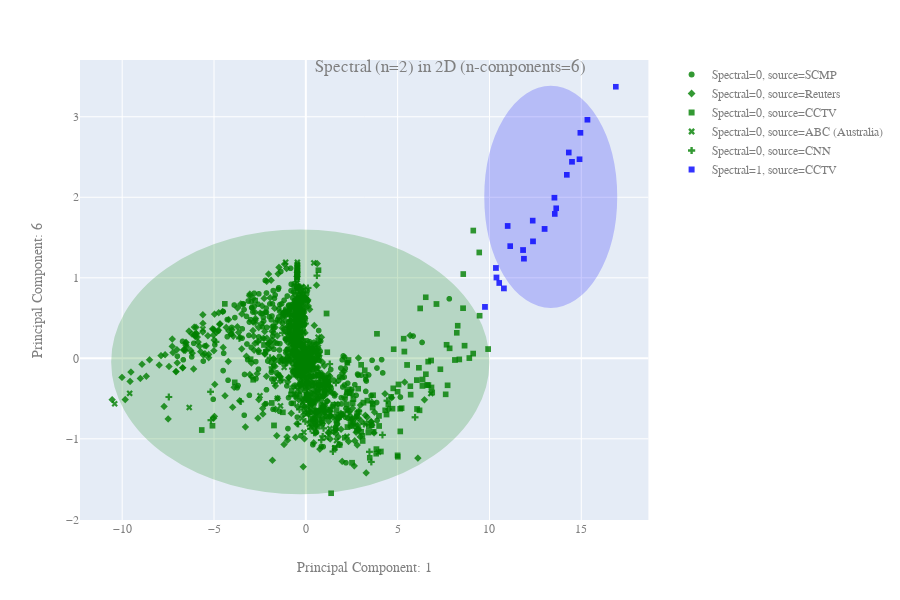

Here is the notebook cell this chart was saved with:
### Code cell
two_d('Spectral', components=['pc1', 'pc6'])

### Figure 1 — Plotly figure (JSON) as saved in the notebook; plotly's stock layout.template omitted (floating-point values rounded to 4 significant figures; data arrays with more than 128 entries replaced by an {"elided": "..."} marker saying what was removed)
{"data": [{"customdata": {"elided": "542x2 str values"}, "hoverlabel": {"namelength": 0}, "hovertemplate": "<b>%{hovertext}</b><br><br>Spectral=%{customdata[0]}<br>source=SCMP<br>pc1=%{x}<br>pc6=%{y}<br>date=%{customdata[1]}", "hovertext": {"elided": "542 str values"}, "legendgroup": "Spectral=0, source=SCMP", "marker": {"color": "green", "opacity": 0.8, "symbol": "circle"}, "mode": "markers", "name": "Spectral=0, source=SCMP", "showlegend": true, "type": "scattergl", "x": {"elided": "542 float values"}, "xaxis": "x", "y": {"elided": "542 float values"}, "yaxis": "y"}, {"customdata": {"elided": "434x2 str values"}, "hoverlabel": {"namelength": 0}, "hovertemplate": "<b>%{hovertext}</b><br><br>Spectral=%{customdata[0]}<br>source=Reuters<br>pc1=%{x}<br>pc6=%{y}<br>date=%{customdata[1]}", "hovertext": {"elided": "434 str values"}, "legendgroup": "Spectral=0, source=Reuters", "marker": {"color": "green", "opacity": 0.8, "symbol": "diamond"}, "mode": "markers", "name": "Spectral=0, source=Reuters", "showlegend": true, "type": "scattergl", "x": {"elided": "434 float values"}, "xaxis": "x", "y": {"elided": "434 float values"}, "yaxis": "y"}, {"customdata": {"elided": "160x2 str values"}, "hoverlabel": {"namelength": 0}, "hovertemplate": "<b>%{hovertext}</b><br><br>Spectral=%{customdata[0]}<br>source=CCTV<br>pc1=%{x}<br>pc6=%{y}<br>date=%{customdata[1]}", "hovertext": {"elided": "160 str values"}, "legendgroup": "Spectral=0, source=CCTV", "marker": {"color": "green", "opacity": 0.8, "symbol": "square"}, "mode": "markers", "name": "Spectral=0, source=CCTV", "showlegend": true, "type": "scattergl", "x": {"elided": "160 float values"}, "xaxis": "x", "y": {"elided": "160 float values"}, "yaxis": "y"}, {"customdata": {"elided": "102x2 str values"}, "hoverlabel": {"namelength": 0}, "hovertemplate": "<b>%{hovertext}</b><br><br>Spectral=%{customdata[0]}<br>source=ABC (Australia)<br>pc1=%{x}<br>pc6=%{y}<br>date=%{customdata[1]}", "hovertext": ["Hong Kong authorities accused of seizing on coronavirus outbreak to", "Coronavirus outbreak creates 'uneasy calm' on Hong Kong's streets as", "Australian artist Badiucao's exhibition finally shown in Melbourne after China", "Tourism Australia splashes cash on social media stars, led by", "Hong Kong protest reporter, Indonesian citizen journalist Yuli Riswati, deported", "Hong Kong's young protesters face years in prison as courts", "Hong Kong anti-Government protesters return in the thousands, but it", "Protesters barricade financial district and university campuses", "Hong Kong on 'brink of total breakdown', police warn after", "ASX falls as global markets mostly lower on trade uncertainty,", "Hong Kong protesters vandalise subway station as violence spreads on", "Hong Kong protests escalate after candlelight vigil marking death of", "China's Xi Jinping meets Carrie Lam in 'vote of confidence'", "Cathay Pacific crew say fear of China is fuelling paranoia", "Hong Kong pro-democracy activist Joshua Wong disqualified from district elections", "Andrew Bogut questions NBA's backdown to China over support for", "Hong Kong man whose murder case sparked protests leaves prison", "Hong Kong unrest sees residents look to Australian property safe", "Hong Kong protesters target Chinese businesses in latest demonstrations", "Hong Kong leader Carrie Lam aborts policy speech as members", "Hong Kong police say homemade bomb detonated during protests", "Hong Kong police were violently attacked in chaotic protests", "Urban sketcher Rob Sketcherman captures human side of Hong Kong", "Extinction Rebellion activists to use disruption tactics from Hong Kong", "Hong Kong protests over mask ban turn violent", "Hong Kong protests over 'authoritarian' mask ban quickly turn violent,", "Hong Kong teen shot by police during protests to be", "Protester is shot in the chest by a Hong Kong", "China holds National Day celebrations against backdrop of Hong Kong", "UK \"won't look the other way\" on beaten Hong Kong", "What it's like to be a news cameraman filming the", "Chinese Government hopes Hong Kong's 'silent majority' will bring pro-democracy", "Hong Kong police use water cannon on protesters", "Protesters picket US Consulate in Hong Kong", "ABC News quiz: Will you carry a ______ to the", "Carrie Lam announces formal withdrawal of extradition bill", "The top stories on ABC News", "The twin threats to democracy that link Hong Kong protests", "Hong Kong student protest delegation arrives in Australia amid fears", "Where has the ALP gone when Hong Kong needs it", "Carrie Lam says she would quit Hong Kong leadership", "Hong Kong protesters are young and angry. Here's why many", "Hong Kong protests escalate as police use water cannons, tear", "Hong Kong protests ramp up as police fire tear gas", "Why Chinese and Hong Kong students clash in Australia", "Hong Kong police officers aim guns at demonstrators", "Protesters topple high-tech lampposts over surveillance fears", "Why Macau hasn't been swept up by Hong Kong's pro-democracy", "Hong Kong residents form human chain across city", "Hong Kong protesters join hands in symbolic move as part", "Hong Kong protesters plan 'stress test' of international airport to", "Chinese Government voices support for counter Hong Kong protests in", "Pro-China death threat poster directed at Hong Kong protesters guarded", "Chinese ambassador to Australia warns foreigners not to interfere in", "Cathay Pacific boss resigns amid Chinese pressure over Hong Kong", "China's greatest weapon against Hong Kong's protests may be nationalist", "In Shenzhen, just across the harbour from Hong Kong, mainland", "Pro-China rally in Melbourne condemning Hong Kong protests delayed over", "Tiananmen Square organiser fears Hong Kong protests will come to", "Hong Kong protests: Satellite photos show scale of China's military", "Hong Kong protests highlight how China rejects international rule of", "ASX falls as Argentinian stocks lose half their value, Wall", "Demonstrators flood Hong Kong airport", "Protesters greet arrivals to Hong Kong", "After Hong Kong protests, is Taiwan the next flashpoint in", "Hong Kong police fire tear gas into crowds", "Massed protesters pack Hong Kong airport", "Police charge demonstrating protesters on Hong Kong streets", "China bans Cathay Pacific staff involved in Hong Kong protests", "Hong Kong protests spread across Australia revealing deep divisions in", "Hong Kong's protests rattle the nerves of Chinese millionaires, and", "Protesters beam lasers onto Hong Kong Space Museum", "The Drum Wednesday 7 August", "Hong Kong official says there is no need to deploy", "Hong Kong protests shut down shopping district as police respond", "Hong Kong protests: Colourful 'Lennon Walls' become flashpoints of violence", "Protesters storm Hong Kong's Kwai Chung police station", "Hong Kong's controversial extradition bill is 'dead' but protesters show", "UQ students 'shocked' by intimidation tactics in China-Hong Kong protest", "Hong Kong could see exodus of funds and people as", "Protesters and riot police injured in violent clashes in Hong", "Hong Kong leader Carrie Lam says extradition bill is dead", "Hong Kong mothers march in support of students who protested", "China issues stern warning to the UK to keep its", "Carrie Lam has lost control of Hong Kong protests and", "The Drum Tuesday June 2", "Hong Kong protesters cause havoc in parliament before police seize", "China censors Taiwan's Golden Melody Awards after presenter encourages Hong", "Hong Kong protesters break into parliament as tensions rise on", "Dodging tear gas and pepper spray to report on Hong", "Hong Kong exposes China's weak point as Xi meets with", "The Drum Monday June 17", "Hong Kong activist Joshua Wong released from prison after millions", "Sunday's march was the largest Hong Kong protest in decades", "A timelapse of protestors filling the streets of Hong Kong", "Hong Kong protesters demand Chief Executive Carrie Lam steps down", "Hong Kong Chief Executive responds to anti-extradition protests", "Hong Kong Chief Executive Carrie Lam blasts protesters after day", "Emotional Carrie Lam says she would never 'sell out' Hong", "Protesters and police clash in Hong Kong protests", "Hong Kong protests turn violent as hundreds of thousands protest", "Hong Kong protests over extradition law turn ugly as riot"], "legendgroup": "Spectral=0, source=ABC (Australia)", "marker": {"color": "green", "opacity": 0.8, "symbol": "x"}, "mode": "markers", "name": "Spectral=0, source=ABC (Australia)", "showlegend": true, "type": "scattergl", "x": [2.249, 0.1829, 0.4458, -1.34, -1.373, -0.1637, 0.5094, -0.4621, 0.1988, -10.41, -0.2828, -0.9029, 6.822, -0.09503, -0.1713, -0.7764, -0.1255, -9.591, -0.5685, -0.001288, -0.4604, -0.4661, -0.07601, -0.4722, -0.4711, 0.9077, -0.5119, -0.4559, -0.4751, -0.3213, -0.6682, 2.614, -0.4578, -0.4578, -0.3304, -0.2194, -0.4646, 0.1086, -0.6326, -2.349, -0.461, -0.232, -0.4647, -0.8493, -0.1139, -0.4613, -0.462, 0.2573, -0.4528, -0.2115, 0.5222, 1.319, -0.1134, -1.172, 0.2126, 1.584, 0.9544, -0.1242, 0.6969, 0.6746, 3.967, -5.602, -0.4571, -0.454, -0.4584, -0.4598, -0.4596, -0.4555, 1.139, 1.666, -6.345, -0.4578, 0.6913, 0.2893, -0.5023, -0.4026, -0.4602, 0.976, 0.04232, -2.49, -0.9818, 1.683, 1.497, -0.4373, -1.528, -0.455, 1.569, 0.7599, 1.008, 0.6027, -0.1131, -1.09, -0.2024, -0.4558, -0.4575, 0.5996, -0.461, 0.2738, -0.4591, -0.4603, -0.469, -1.542], "xaxis": "x", "y": [-0.9698, -0.4815, 1.185, -0.03561, -0.5911, 0.1461, -0.7916, 1.039, -0.8195, -0.5648, -0.3023, 0.01984, -0.4379, -0.9187, -0.5473, -0.005927, -0.09066, -0.4352, 0.1998, 0.02489, 1.04, 0.9359, -0.1046, 0.3446, 0.8641, -0.6128, -0.4795, 1.146, 1.012, 0.6127, 0.409, -0.8012, 1.104, 1.104, 0.8316, 0.8813, 1.004, -0.2113, -0.4467, 0.2438, 1.07, -0.01016, 1.001, 0.2362, 0.05957, 1.065, 1.019, -0.5348, 1.193, -0.1611, -0.8784, -0.8736, 0.3309, -0.1128, -0.1346, -1.114, -0.7892, 0.3262, -0.7676, 0.2618, -1.166, 0.3634, 1.128, 1.168, 0.305, 1.066, 1.076, 1.138, -0.9861, -0.5689, -0.611, 1.104, 0.1795, -0.6426, 0.07749, 0.468, 1.067, -0.6743, -0.4864, -0.4652, -0.01986, -1.022, -0.7157, -0.3891, -0.2274, 1.159, -0.737, 0.05145, -0.5787, -0.1275, 0.01636, 1.193, -0.744, 1.132, 1.123, -0.649, 1.055, -0.8507, 1.089, 1.053, 0.9007, -0.4972], "yaxis": "y"}, {"customdata": {"elided": "81x2 str values"}, "hoverlabel": {"namelength": 0}, "hovertemplate": "<b>%{hovertext}</b><br><br>Spectral=%{customdata[0]}<br>source=CNN<br>pc1=%{x}<br>pc6=%{y}<br>date=%{customdata[1]}", "hovertext": ["Cathay Pacific warns of 'substantial loss' as coronavirus slashes air", "Tens of thousands of airline jobs are at risk as", "Human Rights Watch head says he was denied entry to", "Nearly 2 million adults are estimated to have shown symptoms", "Hong Kong protest fallout hits HSBC and the London Stock", "Grand Theft Auto V becomes latest battleground of Hong Kong", "From an extradition bill to a political crisis: A guide", "Chinese government cuts US Democratic debate feed during Xinjiang discussion", "Hong Kong protests and economic woes are pushing the city's", "Foreign experts in Hong Kong leave inquiry into police brutality", "China bans US military visits to Hong Kong in response", "China arrests two men for alleged involvement in Hong Kong", "Trump's risky move on Hong Kong", "Beijing vents fury at Washington over Hong Kong Human Rights", "Former British consulate worker says he was tortured in China", "Tencent vs. Alibaba: Why one Chinese titan is slumping while", "Disney says Hong Kong protests could wipe out $275 million", "Blizzard accepts 'accountability' over Hong Kong controversy, but gamers still", "Blizzard apologizes following Hong Kong controversy amid gamer protests", "Hong Kong activist Joshua Wong banned from running in local", "Chinese #MeToo activist and journalist who joined Hong Kong protests", "Murder suspect whose alleged crime sparked Hong Kong protests walks", "West is paying the price for supporting Hong Kong riots,", "Blizzard bans a college esports team for holding a \"Free", "Hong Kong leader's policy address abandoned as lawmakers say she", "LeBron James says NBA exec was 'misinformed' in his tweet", "China President Xi Jinping's balancing act over Hong Kong", "Blizzard said it will return prize money to Hong Kong", "US Sen. Ted Cruz rips Beijing 'dictatorship' during Hong Kong", "Apple CEO Tim Cook defends decision to remove an app", "Google pulls Hong Kong protest role-playing app", "Apple removes Quartz app in China", "The NBA is feeling China's wrath. Here's what other businesses", "Apple removes app used by Hong Kong protesters to track", "US businesses are trying to please America and China. That's", "NBA postpones Shanghai press event amid worsening spat with China", "ESPN faces criticism over its coverage of Hong Kong tweet", "Man shot with live round in major escalation of Hong", "5 things to know for September 30: Whistleblower, Jamal Khashoggi,", "A FedEx pilot was arrested by Chinese authorities", "Hong Kong horse races canceled over fears of political unrest", "Hong Kong protests are growing smaller but more violent and", "Taiwan warns citizens not to travel to Hong Kong and", "Hong Kong's leader warns US and other countries not to", "Be wary, investors: the Hong Kong protests still threaten world", "Hong Kong protesters march to US Consulate to call for", "After a summer of being tear gassed, can Hong Kong", "Hong Kong government's attempt to outflank protesters is doomed to", "China's top diplomat says Hong Kong protests are city's worst", "A gun shot, petrol bombs and water cannons mark violent", "Twitter cracks down on state media after unveiling Chinese campaign", "Hong Kong protests send a message Americans can hear loud", "'Big 4' accounting firms are on the defensive over Hong", "The man taking on Hong Kong from deep inside China's", "The week that Cathay Pacific surrendered to China", "Cathay Pacific CEO resigns amid Hong Kong protests", "Hong Kong protests: Trump offers to meet with China's Xi", "Beijing says Hong Kong protests 'show signs of terrorism.' If", "Hong Kong protests have reached a point of no return", "Cathay Pacific says it could fire staff who support Hong", "Hong Kong isn't just battling on the streets: There is", "United States becomes latest country to issue travel advisory over", "Start your Monday smart: Here's what's happening this week", "Hong Kong protests: Head of China's military garrison condemns violence", "China is blaming the US for the Hong Kong protests.", "Girl, 16, among 44 people charged with rioting in Hong", "Beijing to speak out after weeks of Hong Kong protests", "Hong Kong protests: Night of violence shocks city after seventh", "Hong Kong protests: Dramatic images of destruction draw both criticism", "Hong Kong's summer of dissent: After five weeks of protest,", "Hong Kong protesters take to Kowloon, in bid to appeal", "Diplomatic spat between UK and China after Beijing slams London's", "Beijing says 'radical' Hong Kong protests are an 'undisguised challenge'", "Start your Monday smart: Hong Kong, Putin & the Pope,", "Nike pulls products in China after designer sparks social media", "Beijing says it won't allow Hong Kong to be brought", "That viral photo of the Hong Kong protests is not", "Trump may raise Hong Kong protests with Xi as city", "Joshua Wong released from prison day after hundreds of thousands", "Hong Kong protests: Two people in serious condition with legislature", "Telegram reports powerful cyberattack from China during Hong Kong protests"], "legendgroup": "Spectral=0, source=CNN", "marker": {"color": "green", "opacity": 0.8, "symbol": "cross"}, "mode": "markers", "name": "Spectral=0, source=CNN", "showlegend": true, "type": "scattergl", "x": [-7.457, -4.89, -0.0002762, -1.702, -3.537, 1.007, 0.9753, 0.1278, -5.161, -0.02764, 2.894, 4.183, 0.9709, 3.577, 1.647, -2.732, -5.181, -0.05162, 1.313, 1.843, -0.3151, -1.94, -0.01484, 0.7776, 5.963, 0.7632, -0.0161, 0.3706, 2.449, 0.5547, 0.1241, 0.463, 0.928, 0.463, -1.278, 0.6164, -0.3076, -0.5835, -0.2729, -1.262, -1.83, -0.1877, 3.171, 0.2603, -1.275, -0.8118, -0.4102, 3.474, 0.3651, -0.5276, 0.61, -0.3417, 0.0833, 0.1929, -2.613, -3.611, -0.5876, -0.2041, -2.137, 0.1803, -0.1052, -0.1695, -0.3619, 0.9808, -0.1168, -0.294, -0.2214, 0.85, 1.483, 0.5379, 2.331, 2.114, 4.432, 0.1034, -0.7265, 0.5495, 0.7465, 2.376, 1.299, 0.07073, -0.3386], "xaxis": "x", "y": [-0.4807, 0.2045, -0.6809, -0.307, -0.5361, -0.2445, -0.8695, 0.8742, -0.7687, -0.2194, -0.6535, -0.9517, -0.2256, -1.287, -0.3057, 0.4344, -0.4158, 0.03784, -0.07125, -1.071, 0.5413, 0.00711, 0.4316, -0.3329, -0.7324, -0.1848, -0.7843, -0.04468, -0.3919, -0.355, 0.007425, -0.3227, -0.9689, -0.9256, -0.0101, -0.3756, 0.4171, -0.02334, -0.232, 0.316, -0.112, -0.314, -0.8172, -0.876, -0.2678, -0.03201, -0.8153, -1.161, -0.8305, 0.06418, 1.026, 0.3847, -0.1379, 0.0319, 0.2005, 0.2466, -0.3416, 0.158, 0.1008, -0.062, 0.2005, 0.3851, -0.08307, -0.7395, 0.5234, -0.2238, -0.3305, -1.015, -1.158, -0.4643, -0.6699, -0.4826, -0.5269, -0.4501, -0.1279, -0.8438, -0.2371, -0.6615, -0.3398, -0.4333, -0.6355], "yaxis": "y"}, {"customdata": [["1", "2019-12-05"], ["1", "2019-07-24"], ["1", "2019-11-16"], ["1", "2019-11-11"], ["1", "2019-11-08"], ["1", "2019-09-04"], ["1", "2019-11-27"], ["1", "2019-11-20"], ["1", "2019-09-28"], ["1", "2019-09-02"], ["1", "2019-09-26"], ["1", "2019-08-01"], ["1", "2020-01-10"], ["1", "2019-11-05"], ["1", "2019-11-28"], ["1", "2019-08-05"], ["1", "2019-07-03"], ["1", "2019-08-15"], ["1", "2019-08-07"], ["1", "2019-06-16"], ["1", "2019-08-16"], ["1", "2019-09-29"]], "hoverlabel": {"namelength": 0}, "hovertemplate": "<b>%{hovertext}</b><br><br>Spectral=%{customdata[0]}<br>source=CCTV<br>pc1=%{x}<br>pc6=%{y}<br>date=%{customdata[1]}", "hovertext": ["Hong Kong chief executive: 'One Country' is premise of 'Two", "No external forces allowed to disrupt Hong Kong: spokesperson", "Spokesperson: Xi Jinping's remarks point way to stabilizing Hong Kong", "Hong Kong, Macao affairs chief reiterates patriots' principal role in", "Central gov't spokesperson strongly condemns knife attack against Hong Kong", "Spokesperson condemns criminality by small number of rioters in Hong", "Senior Chinese official opposes, condemns U.S. Congress passing Hong Kong-related", "China expresses strong condemnation against U.S. Senate's passing of Hong", "British official's remarks on Hong Kong \"irresponsible,\" says Chinese embassy", "China slams some U.S. politicians' remarks about Hong Kong", "China strongly opposes U.S. congressional committees' passing of Hong Kong-related", "No compromise with \"black sheep\" attempting to disrupt Hong Kong's", "Central govt will continue to support HKSAR govt: Luo", "Xi meets HKSAR chief executive", "HK govt, Chinese Foreign Ministry strongly opposes U.S. move to", "HKSAR gov't says protests beyond rational limit, not to condone", "Protesters' storming of HK govt building condemned", "HK violence condemned by overseas specialists", "HK people urged to stop violence and chaos, bring back", "HKSAR chief executive announces suspension of fugitive law amendments, promises", "Upholding rule of law only way to make things right", "Top political advisor calls for broadest patriotic united front at"], "legendgroup": "Spectral=1, source=CCTV", "marker": {"color": "blue", "opacity": 0.8, "symbol": "square"}, "mode": "markers", "name": "Spectral=1, source=CCTV", "showlegend": true, "type": "scattergl", "x": [13.02, 11.85, 15.35, 16.9, 14.51, 10.4, 10.55, 13.65, 11.89, 14.92, 14.97, 10.37, 11.01, 14.34, 13.57, 11.14, 12.37, 9.771, 13.56, 12.39, 14.23, 10.8], "xaxis": "x", "y": [1.607, 1.345, 2.963, 3.373, 2.44, 1.003, 0.9358, 1.864, 1.237, 2.472, 2.8, 1.122, 1.644, 2.556, 1.794, 1.393, 1.71, 0.6385, 1.995, 1.452, 2.279, 0.868], "yaxis": "y"}], "layout": {"font": {"color": "#7f7f7f", "family": "Arial", "size": 12}, "height": 600, "legend": {"orientation": "v", "tracegroupgap": 0}, "margin": {"t": 60}, "shapes": [{"fillcolor": "green", "line": {"color": "green"}, "opacity": 0.2, "type": "circle", "x0": -10.55, "x1": 9.943, "xref": "x", "y0": -1.676, "y1": 1.586, "yref": "y"}, {"fillcolor": "blue", "line": {"color": "blue"}, "opacity": 0.2, "type": "circle", "x0": 9.771, "x1": 16.9, "xref": "x", "y0": 0.6385, "y1": 3.373, "yref": "y"}], "title": {"text": "Spectral (n=2) in 2D (n-components=6)", "x": 0.5, "xanchor": "center", "y": 0.9, "yanchor": "top"}, "xaxis": {"anchor": "y", "domain": [0, 0.98], "title": {"text": "Principal Component: 1"}}, "yaxis": {"anchor": "x", "domain": [0, 1], "title": {"text": "Principal Component: 6"}}}}
